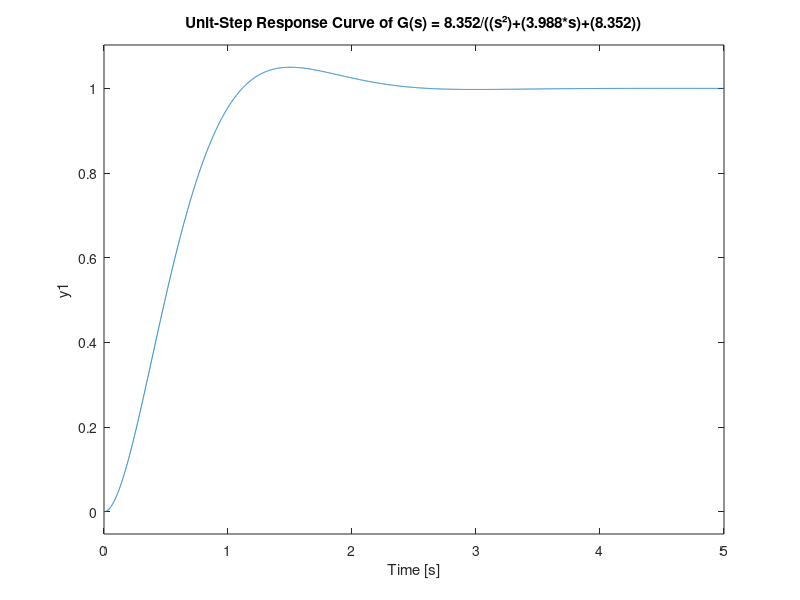

Write the MATLAB code that produced this figure.
#aplicando função degrau
pkg load control;
#s = tf('s') #modelo para função de transferência
#f = 8.352/((s²)+(3.988*s)+(8.352)) #função de transferência
num = [8.352]
den = [1 3.988 8.352]
f = tf(num, den)
t = 0:0.001:5;
step(f, t);
grid
title('Unit-Step Response Curve of G(s) = 8.352/((s²)+(3.988*s)+(8.352))');


